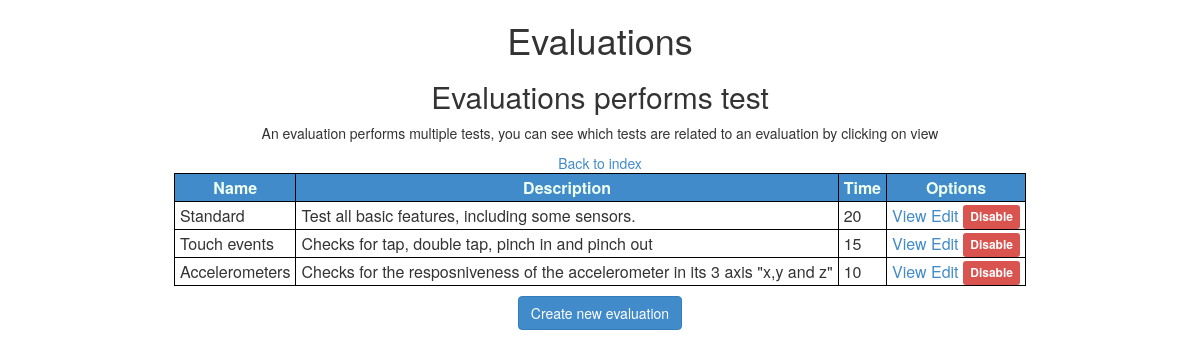
Page /admin/evaluations/index.php on the earlier database version.
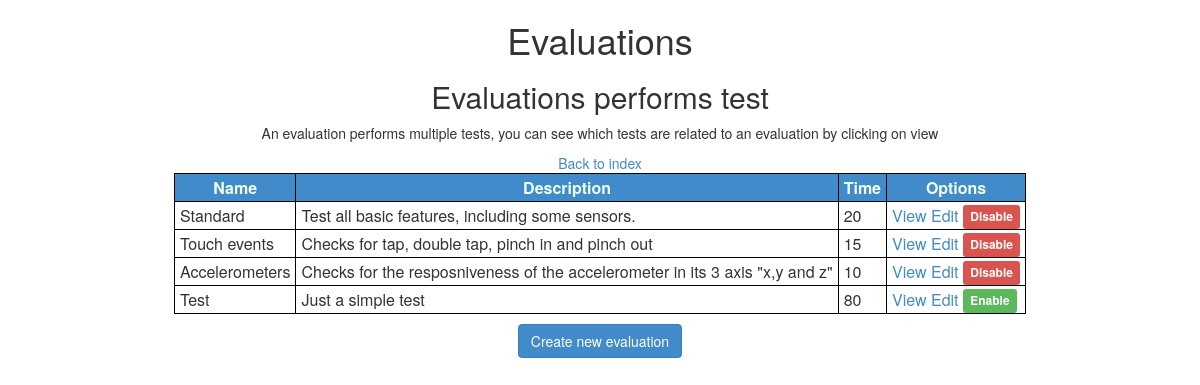
Same page on the later database version.
### tables this page shows
CREATE TABLE `evaluations` (
  `id_evaluation` int(10) NOT NULL AUTO_INCREMENT,
  `name` varchar(45) DEFAULT NULL,
  `description` varchar(150) DEFAULT NULL COMMENT 'consist of multiple tests, this structure is implemented so that you can set special set of tests for some specific devices.',
  `time` int(3) NOT NULL DEFAULT '10',
  `enable` int(1) NOT NULL DEFAULT '1',
  PRIMARY KEY (`id_evaluation`),
  UNIQUE KEY `id_evaluation_UNIQUE` (`id_evaluation`)
);

### admin/evaluations/index.php (the view, shortened to what this page needs)
<html>
    <head>
        <?php
        include "../../template/_head.php";
        include '../../db_info.php';
        $link = mysqli_connect($hst, $usrnm, $psswrd, $schm) or die("Error " . mysqli_error($link));
        $evaluations_query = "SELECT e.id_evaluation, e.name, e.description, e.time, e.enable FROM evaluations e ORDER BY e.enable DESC;";
        $evaluations = $link->query($evaluations_query);
        ?>
        <link href="../css/admin.css" type="text/css" rel="stylesheet">
    </head>
    <body>
    <center>
        <h1>Evaluations</h1>
        <h2>Evaluations performs test</h2>
        <p>An evaluation performs multiple tests, you can see which tests are related to an evaluation by clicking on view</p>
        <a href="/mobile/admin/" >Back to index</a>
        <table>
            <thead>
                <tr>
                    <th>Name</th>
                    <th>Description</th>
                    <th>Time</th>
                    <th>Options</th>
                </tr>
            </thead>
            <tbody>
                <?php
                while ($eval = mysqli_fetch_array($evaluations)) {
                    ?>
                    <tr>
                        <td><?php echo $eval["name"] ?></td>
                        <td><?php echo $eval["description"] ?></td>
                        <td><?php echo $eval["time"] ?></td>
                        <td>
                            <a href="view.php?evaluation=<?php echo $eval['id_evaluation'] ?>">View</a>
                            <a href="edit.php?evaluation=<?php echo $eval['id_evaluation'] ?>">Edit</a>
                            <a href="#" onclick="toggleEvaluation(<?php echo $eval["id_evaluation"] ?>);" class="<?php if ($eval['enable'] === '1') {
                            echo "label label-danger";
                        } else {
                            echo "label label-success";
                        } ?>"><?php if ($eval['enable'] === '1') {
                            echo "Disable";
                        } else {
                            echo "Enable";
                        } ?></a>
                        </td>
                    </tr>
    <?php
}
?>
            </tbody>
        </table>
        <span class="row">
            <a href="create.php" class="btn btn-primary" >Create new evaluation</a>
        </span>
    </center>
</body>
</html>

Differences in the rows shown:
added evaluations: name "Test", description "Just a simple test", time "80", enable "Enable"
